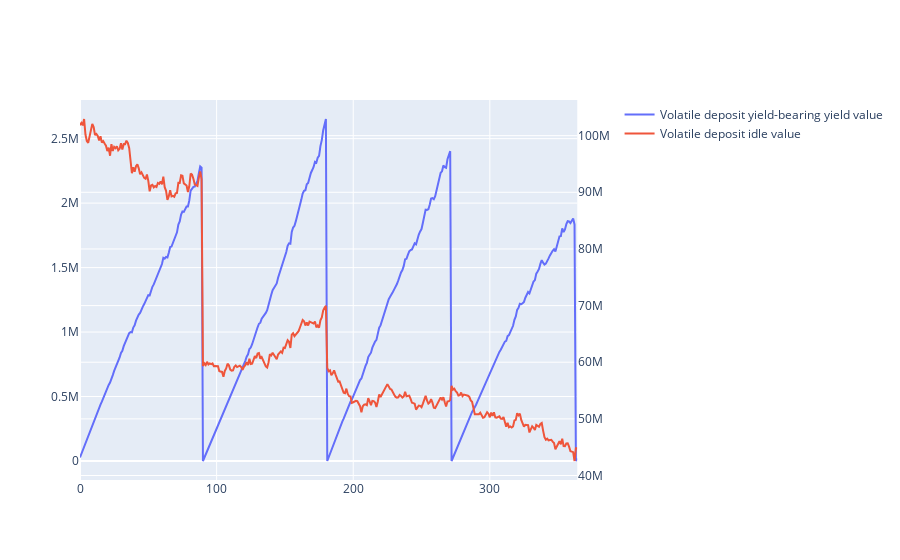

Notebook cell for this chart:
### Code cell
# Create figure with secondary y-axis
fig = make_subplots(specs=[[{"secondary_y": True}]])

# Add traces
fig.add_trace(
    go.Scatter(y=df.volatile_deposit_yield_bearing_yield_value, name="Volatile deposit yield-bearing yield value"),
    secondary_y=False,
)

fig.add_trace(
    go.Scatter(y=df.volatile_deposit_idle_asset_value, name="Volatile deposit idle value"),
    secondary_y=True,
)

### Figure 1 — Plotly figure (JSON) as saved in the notebook; plotly's stock layout.template omitted (floating-point values rounded to 4 significant figures; data arrays with more than 128 entries replaced by an {"elided": "..."} marker saying what was removed)
{"data": [{"name": "Volatile deposit yield-bearing yield value", "type": "scatter", "xaxis": "x", "y": {"elided": "365 float values"}, "yaxis": "y"}, {"name": "Volatile deposit idle value", "type": "scatter", "xaxis": "x", "y": {"elided": "365 float values"}, "yaxis": "y2"}], "layout": {"autosize": true, "xaxis": {"anchor": "y", "autorange": true, "domain": [0, 0.94], "range": [0, 364]}, "yaxis": {"anchor": "x", "autorange": true, "domain": [0, 1], "range": [-147400.0, 2800000.0], "type": "linear"}, "yaxis2": {"anchor": "x", "autorange": true, "overlaying": "y", "range": [39210000.0, 106300000.0], "side": "right", "type": "linear"}}}
